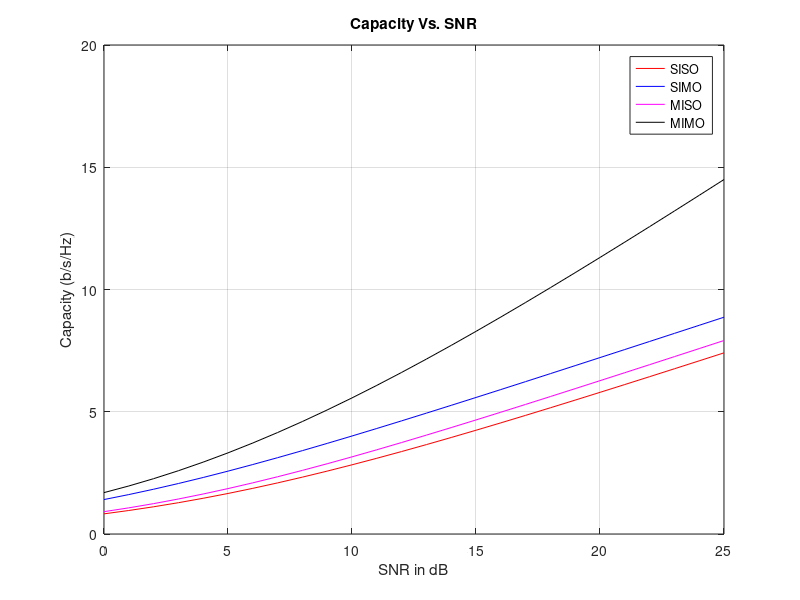

Write MATLAB code to recreate this figure.
clc;
close all;
clear all;
mT = 2;
mR = 2;
ITER = 1000;
SNRdB = [0:25];
SNR = 10.^(SNRdB/10);
C_SISO = zeros(1,length(SNR));
C_SIMO = zeros(1,length(SNR));
C_MISO = zeros(1,length(SNR));
C_MIMO = zeros(1,length(SNR));
for ite = 1:ITER
h_SISO = (randn +1i*randn)/sqrt(2);
h_SIMO = (randn(mR,1)+1i*randn(mR,1))/sqrt(2);
h_MISO = (randn(1,mT)+1i*randn(1,mT))/sqrt(2);
h_MIMO = (randn(mR,mT)+1i*randn(mR,mT))/sqrt(2);
for K = 1:length(SNR)
C_SISO(K) = C_SISO(K) + log2(1+ SNR(K)*norm(h_SISO)^2);
C_SIMO(K) = C_SIMO(K) + log2(1+ SNR(K)*norm(h_SIMO)^2);
C_MISO(K) = C_MISO(K) + log2(1+ SNR(K)*norm(h_MISO)^2/mT);
C_MIMO(K) = C_MIMO(K) + log2(abs(det(eye(mR)+SNR(K)*h_MIMO*h_MIMO'/mT)));
end
end
C_SISO = C_SISO/ITER;
C_SIMO = C_SIMO/ITER;
C_MISO = C_MISO/ITER;
C_MIMO = C_MIMO/ITER;
plot(SNRdB,C_SISO,'r',SNRdB,C_SIMO,'b',SNRdB,C_MISO,'m',SNRdB,C_MIMO,'k')
legend('SISO','SIMO','MISO','MIMO')
xlabel('SNR in dB')
ylabel('Capacity (b/s/Hz)')
title('Capacity Vs. SNR')
grid;
